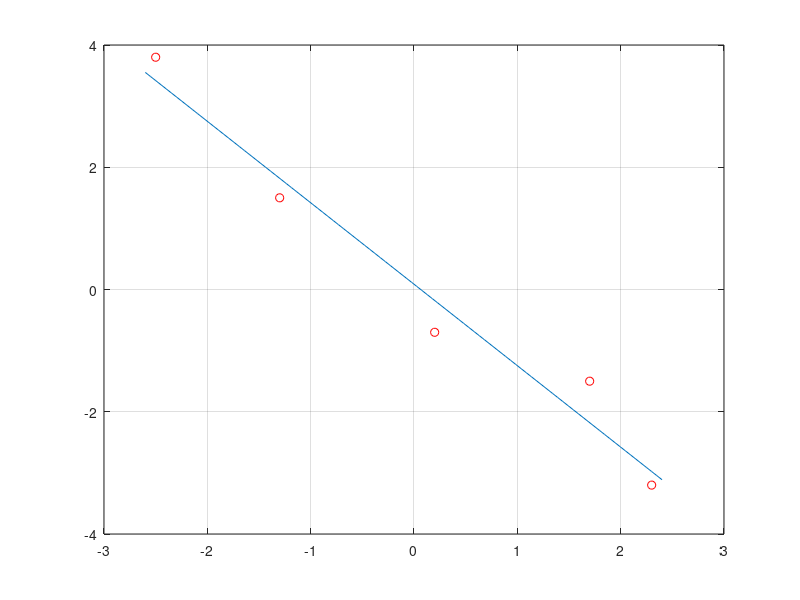

MATLAB code to generate this figure:
x = [-2.5 -1.3 0.2 1.7 2.3]';
y = [3.8 1.5 -0.7 -1.5 -3.2]';

A = [x ones(5,1)];
c = A\y;

printf('c = %1.5e\n',c)
printf('r = %1.5e\n',norm(y - polyval(c,x)))

xx = linspace(-2.6,2.4);
plot(x,y,'ro',...
     xx,polyval(c,xx));grid